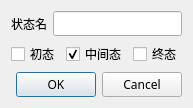
<?xml version="1.0" encoding="UTF-8"?>
<ui version="4.0">
 <class>addNodeDlg</class>
 <widget class="QDialog" name="addNodeDlg">
  <property name="geometry">
   <rect>
    <x>0</x>
    <y>0</y>
    <width>185</width>
    <height>100</height>
   </rect>
  </property>
  <property name="windowTitle">
   <string>NodeInfo</string>
  </property>
  <layout class="QVBoxLayout" name="verticalLayout">
   <item>
    <layout class="QHBoxLayout" name="horizontalLayout">
     <item>
      <widget class="QLabel" name="label">
       <property name="font">
        <font>
         <family>霞鹜文楷 屏幕阅读版 R</family>
        </font>
       </property>
       <property name="text">
        <string>状态名</string>
       </property>
      </widget>
     </item>
     <item>
      <widget class="QLineEdit" name="lineEdit_name">
       <property name="font">
        <font>
         <family>霞鹜文楷 屏幕阅读版 R</family>
        </font>
       </property>
       <property name="placeholderText">
        <string/>
       </property>
      </widget>
     </item>
    </layout>
   </item>
   <item>
    <layout class="QHBoxLayout" name="horizontalLayout_2">
     <item>
      <widget class="QCheckBox" name="checkBox_initialState">
       <property name="font">
        <font>
         <family>霞鹜文楷 屏幕阅读版 R</family>
        </font>
       </property>
       <property name="text">
        <string>初态</string>
       </property>
      </widget>
     </item>
     <item>
      <widget class="QCheckBox" name="checkBox_middleState">
       <property name="font">
        <font>
         <family>霞鹜文楷 屏幕阅读版 R</family>
        </font>
       </property>
       <property name="autoFillBackground">
        <bool>false</bool>
       </property>
       <property name="text">
        <string>中间态</string>
       </property>
       <property name="checked">
        <bool>true</bool>
       </property>
      </widget>
     </item>
     <item>
      <widget class="QCheckBox" name="checkBox_finalState">
       <property name="font">
        <font>
         <family>霞鹜文楷 屏幕阅读版 R</family>
        </font>
       </property>
       <property name="text">
        <string>终态</string>
       </property>
      </widget>
     </item>
    </layout>
   </item>
   <item>
    <widget class="QDialogButtonBox" name="buttonBox">
     <property name="font">
      <font>
       <family>霞鹜文楷 屏幕阅读版 R</family>
      </font>
     </property>
     <property name="orientation">
      <enum>Qt::Horizontal</enum>
     </property>
     <property name="standardButtons">
      <set>QDialogButtonBox::Cancel|QDialogButtonBox::Ok</set>
     </property>
    </widget>
   </item>
  </layout>
 </widget>
 <resources/>
 <connections>
  <connection>
   <sender>buttonBox</sender>
   <signal>accepted()</signal>
   <receiver>addNodeDlg</receiver>
   <slot>accept()</slot>
   <hints>
    <hint type="sourcelabel">
     <x>248</x>
     <y>254</y>
    </hint>
    <hint type="destinationlabel">
     <x>157</x>
     <y>274</y>
    </hint>
   </hints>
  </connection>
  <connection>
   <sender>buttonBox</sender>
   <signal>rejected()</signal>
   <receiver>addNodeDlg</receiver>
   <slot>reject()</slot>
   <hints>
    <hint type="sourcelabel">
     <x>316</x>
     <y>260</y>
    </hint>
    <hint type="destinationlabel">
     <x>286</x>
     <y>274</y>
    </hint>
   </hints>
  </connection>
 </connections>
</ui>
